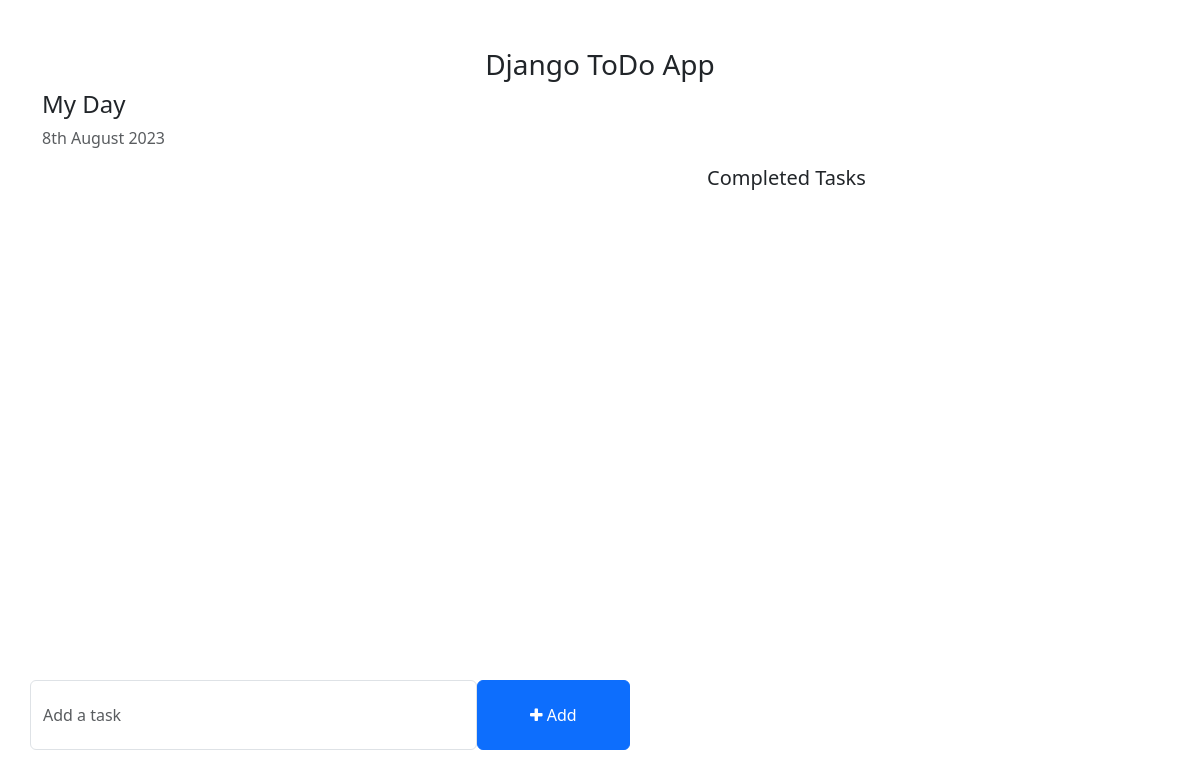
Before: / with the older database file.
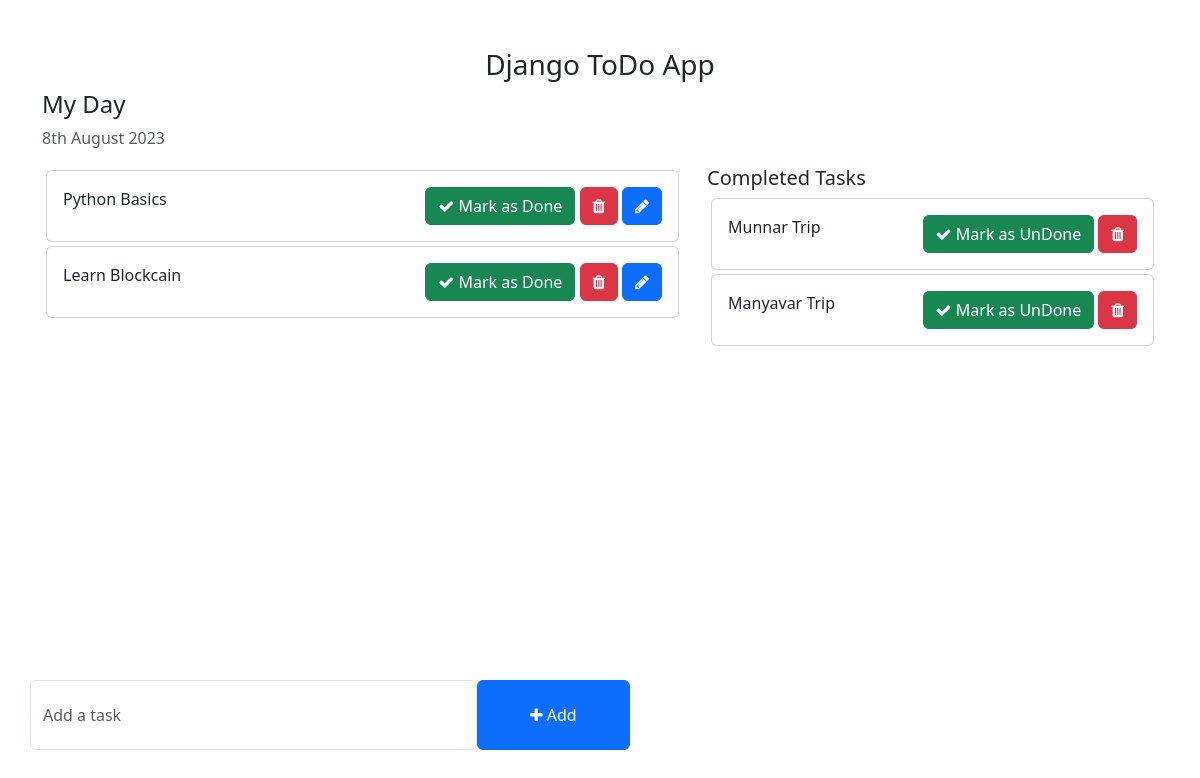
After: the same page with the newer database file.
### todo_application/models.py (models this page shows, shortened)
class Task(models.Model):
    task = models.CharField(max_length=200)
    is_completed = models.BooleanField(default=False)
    created_at = models.DateTimeField(auto_now_add=True)
    updated_at = models.DateTimeField(auto_now=True)

### todo_application/views.py (the view)
# urls.py: path('', home_page, name='home_page'),
def home_page(request):
    try:
        tasks = Task.objects.filter(is_completed=False)
        completed_tasks = Task.objects.filter(is_completed=True)
        context = {
            'tasks': tasks,
            'completed_tasks': completed_tasks
        }
    except Exception as err_msg:
        print('No Task objects')
    return render(request, 'todo_application/home.html', context=context)

### todo_application/templates/todo_application/home.html (shortened to what this page needs)
<!DOCTYPE html>
<html lang="en">
<head>
    <link href="https://cdn.jsdelivr.net/npm/bootstrap@5.3.0-alpha1/dist/css/bootstrap.min.css" rel="stylesheet">
    <link rel="stylesheet" href="https://cdnjs.cloudflare.com/ajax/libs/font-awesome/4.7.0/css/font-awesome.min.css">
</head>
<body>
    <div class="container">
        <h3 class="pt-5 text-center">Django ToDo App</h3>
        <div class="row">
            <h4>My Day</h4>
            <p class="text-muted">{% now "jS F Y" %}</p>
            <div class="col-md-7 col-lg-7" style="height: 450px; overflow: scroll;">
                {% for task in tasks %}
                    <div class="card m-1">
                        <div class="card-body">
                            {{task.task}}
                            <span style="position: relative; float: right;">
                                <a href="{% url 'mark_as_done' task.pk %}" class="btn btn-success"><i class="fa fa-check"></i> Mark as Done</a>
                                <a href="{% url 'delete_task' task.id %}" class="btn btn-danger"><i class="fa fa-trash"></i></a>
                                <a href="{% url 'edit_task' task.pk %}" class="btn btn-primary"><i class="fa fa-pencil"></i></a>
                            </span>
                        </div>
                    </div>
               {% endfor %}
            </div>
            <div class="col-md-5 col-lg-5">
                <h5>Completed Tasks</h5>
                {% for task in completed_tasks %}
                <div class="card m-1">
                    <div class="card-body">
                        {{task.task}}
                        <span style="position: relative; float: right;">
                        <a href="{% url 'mark_as_undone' task.pk %}" class="btn btn-success"><i class="fa fa-check"></i> Mark as UnDone</a>
                        <a href="{% url 'delete_task' task.pk %}" class="btn btn-danger"><i class="fa fa-trash"></i></a>
                    </div>
                </div>
                {% endfor %}
            </div>
        </div>
        <div class="row">
            <div class="col-md-6 col-lg-6 p-0" style="position: absolute; bottom: 50px;">
                <form action="{% url 'add_task' %}" method="POST" >
                    <div class="form-group">
                        <span style="display: flex;">
                            <input type="text" name="task" class="form-control" placeholder="Add a task">
                            <button type="submit" class="btn btn-primary" style="width: 200px;"><i class="fa fa-plus"></i> Add</button>
                        </span>
                    </div>
                </form>
            </div>
        </div>
    </div>
</body>
</html>

### todo_application/templates/todo_application/home.html (style rules this page uses)
.form-control { padding: 1.375rem .75rem !important; }

Changed rows visible on the page:
added Task: task "Python Basics", shown under "My Day"
added Task: task "Learn Blockcain", shown under "My Day"
added Task: task "Munnar Trip", shown under "Completed Tasks"
added Task: task "Manyavar Trip", shown under "Completed Tasks"
